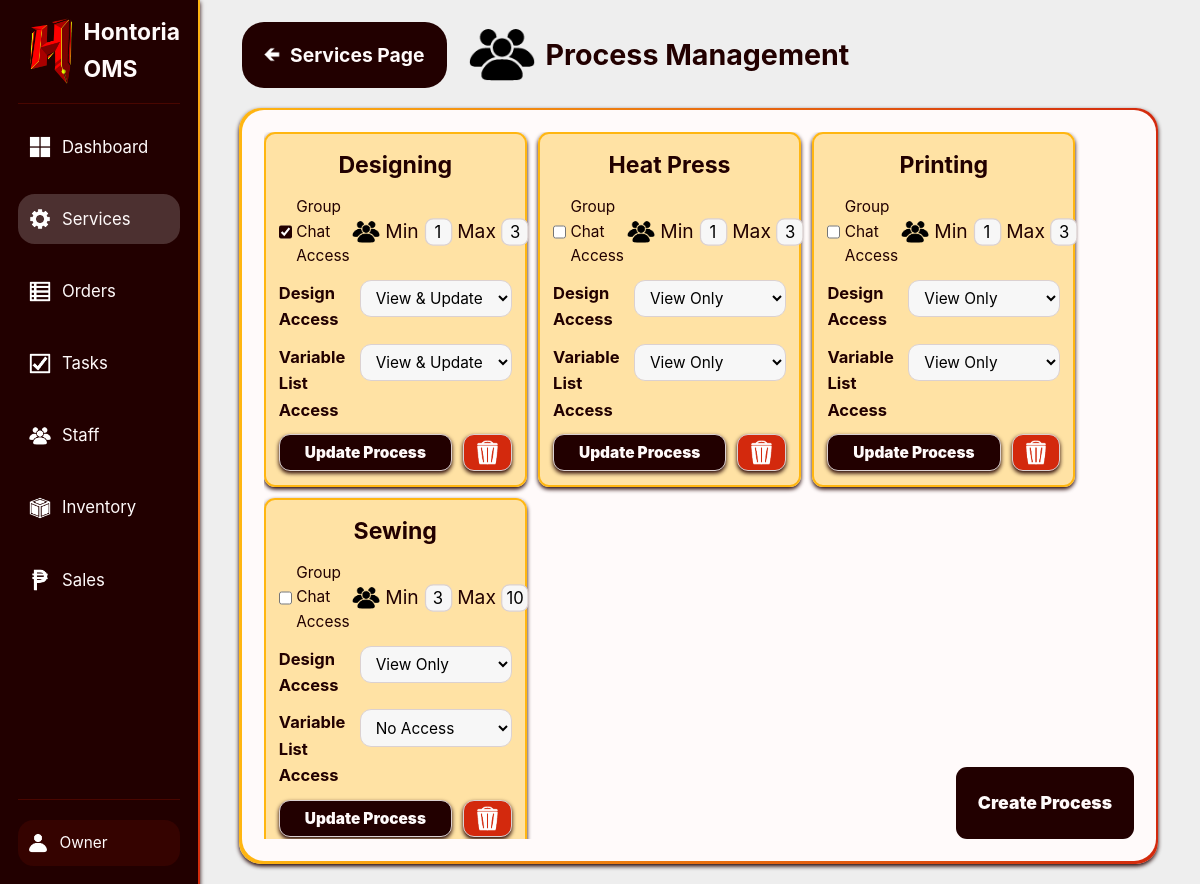
Page /internalWeb/public/index.php?page=services&action=manageProcesses (signed in) on the committed database.
### tables this page shows
CREATE TABLE processes (
    id INT UNSIGNED AUTO_INCREMENT PRIMARY KEY,
    name VARCHAR(50) NOT NULL UNIQUE,
    minAssignDefault TINYINT NOT NULL DEFAULT 1,
    maxAssignDefault TINYINT NOT NULL DEFAULT 10,
    hasGCAccess BOOLEAN DEFAULT FALSE,
    designAccess VARCHAR(20) DEFAULT 'no access',
    variableListAccess VARCHAR(20) DEFAULT 'no access',
    description TEXT
);

### InternalWeb/Controllers/ServicesC.php (called while the page is built, shortened)
<?php
class ServicesC {
    private $servicesModel;
    public function __construct($pdo) {
        require_once __DIR__ . '/../Models/ServicesM.php';
        $this->servicesModel = new ServicesM($pdo);
    }
    public function showProcessesManagementPage() {
        $processList = $this->servicesModel->getAllProcesses();
        require __DIR__ . '/../Views/Services/ProcessManagement.php';
    }
}

### InternalWeb/Models/ServicesM.php (called while the page is built, shortened)
<?php
class ServicesM {
    private $pdo;
    public function __construct($pdo) {
        $this->pdo = $pdo;
    }
    public function getAllProcesses() {
        $query = "SELECT * FROM processes ORDER BY name";
        $stmt = $this->pdo->prepare($query);
        $stmt->execute();
        return $stmt->fetchAll(PDO::FETCH_ASSOC);
    }
}

### InternalWeb/Views/Services/ProcessManagement.php (the view, shortened to what this page needs)
<!DOCTYPE html>
<html>
<head>
    <link rel="stylesheet" href="../../Shared/CSS/Main.css">
    <link rel="stylesheet" href="../.CSS/StaffPage.css">
</head>
<body class="asideLayout fixedScreen">
    <?php include("../Views/.Components/SideBar.php"); ?>
    <main class="columnLayout midGap">
        <span class="centerHoriRowLayout midGap">
            <?php include("../Views/.Components/BackLink.php"); ?>
            <h1 class="titleLogo minGap tinHeight">
                <img src="../../Shared/Img/PeopleIcon.png" alt="People"> Process Management
            </h1>
        </span>
        <section class="rowLayout flexMax midGap">
            <section class="flexMax roundedMid centerColumnLayout">
                <div class="box roundedMid fullHeight fullWidth columnLayout">
                    <div class="gridFlex midGrids minGap noFlexBasis noMinHeight scrollable contentFlexStart fixedScreen">
                        <?php foreach ($processList as $process): ?>
                            <form method="POST" action="index.php?page=services&action=updateProcess"
                                class="centerHoriColumnLayout minGap roundedMin yellowTransBG yellowBorder regMidPadding shadowed">
                                <h2 class="centerText"><?= $process['name'] ?></h2>
                                <div class="centerRowLayout minGap">
                                    <div class="centerRowLayout tinGap canGrantCheck" data-index="0">
                                        <input type="checkbox" name="hasGCAccess" value="1" <?= $process['hasGCAccess'] ? 'checked' : '' ?>>
                                        <p>Group Chat Access</p>
                                    </div>
                                    <div class="centerRowLayout tinGap unitHeight assignRange flexMax scaledUpMin">
                                        <img src="../../Shared/Img/PeopleIcon.png" alt="People" class="unitHeight">
                                        <div class="centerHoriRowLayout tinGap">
                                            <label for="minAssign">Min</label>
                                            <input type="number" name="minAssign" required="true" class="unitHeight unitWidth regTinPadding centerText roundedTin minAssign"
                                                value="<?= $process['minAssignDefault'] ?>" min="1" max="50">
                                        </div>
                                        <div class="centerHoriRowLayout tinGap">
                                            <label for="maxAssign">Max</label>
                                            <input type="number" name="maxAssign" required="true" class="unitHeight unitWidth regTinPadding centerText roundedTin maxAssign"
                                                value="<?= $process['maxAssignDefault'] ?>" max="50">
                                        </div>
                                    </div>
                                </div>
                                <div class="rowLayout minGap canGrantCheck" data-index="0">
                                    <b>Design Access</b>
                                    <select name="designAccess" class="flexMax">
                                        <option value="view only" <?= $process['designAccess'] === 'view only' ? 'selected' : '' ?>>View Only</option>
                                        <option value="view & update" <?= $process['designAccess'] === 'view & update' ? 'selected' : '' ?>>View & Update</option>
                                    </select>
                                </div>
                                <div class="rowLayout minGap canGrantCheck" data-index="0">
                                    <b>Variable List Access</b>
                                    <select name="variableListAccess" class="flexMax">
                                        <option value="no access" <?= $process['variableListAccess'] === 'no access' ? 'selected' : '' ?>>No Access</option>
                                        <option value="view only" <?= $process['variableListAccess'] === 'view only' ? 'selected' : '' ?>>View Only</option>
                                        <option value="view & update" <?= $process['variableListAccess'] === 'view & update' ? 'selected' : '' ?>>View & Update</option>
                                    </select>
                                </div>
                                <div class="rowLayout minGap">
                                    <input type="submit" name="submit" value="Update Process" class="flexMax importantInput shadowed">
                                    <button type="button" class="deleteButton criticalInput centerColumnLayout shadowed"
                                        data-id="<?= $process['id'] ?>" data-name="<?= $process['name'] ?>">
                                        <img src="../../Shared/Img/GarbageIcon.png" alt="Garbage" class="invertColors">
                                    </button>
                                </div>
                            </form>
                        <?php endforeach; ?>
                    </div>
                    <div class="rowLayout minGap souEastAbsolute">
                        <a id="createProcessButton" class="roundedMin centerColumnLayout importantInput regPadding emphasizedText">Create Process</a>
                    </div>
                </div>
            </section>
        </section>
    </main>
    <?php include("../Views/.Components/ConfirmationBox.php"); ?>
</body>
</html>

### Shared/CSS/Base.css (style rules this page uses)
* { margin: 0; padding: 0; box-sizing: border-box; }
html { font-family: "Inter", -apple-system, BlinkMacSystemFont, "Segoe UI", Roboto, "Helvetica Neue", Arial, "Noto Sans", sans-serif, "Apple Color Emoji", "Segoe UI Emoji", "Segoe UI Symbol", "Noto Color Emoji"; font-size: 22px; line-height: 1.6; color: var(--dark); }
:root { --white: #fffafa; --whiteTrans: #fffafa31; --whiteFaded: #fffafa17; --dark: #220000; --darkTrans: #22000046; --darkFaded: #2200002a; --darkGray: #dbd1d1; --lightGray: #f7f7f7; --gray: #eeeeee; --red: #d3290d; --lightRed: #fdd2cc; --redTrans: #f522022f; --redFaded: #f5220217; --yellow: #FFB611; --lightYellow: #ffe2a4; --yellowTrans: #ffb8115e; --yellowFaded: #ffb81125; --yellowGreen: #efff11; --yellowGreenTrans: #efff1148; --green: #2eef10; --greenTrans: #2eef1057; --greenFaded: #2eef1027; --blue: #088bfd; --gradientDiag: linear-gradient(to left, var(--red), var(--yellow)); --gradientVert: linear-gradient(to top, var(--red), var(--yellow)); }
body { min-height: 100vh; overflow-x: hidden; background-color: var(--gray); }
label { font-size: 0.7rem; }
input[type=text], input[type=number], input[type=password], input[type=search], input[type=tel], input[type=email], input[type=url], input[type=button], input[type=submit], input[type=date], input[type="file"], button, select, textarea { font-family: "Inter", -apple-system, BlinkMacSystemFont, "Segoe UI", Roboto, "Helvetica Neue", Arial, "Noto Sans", sans-serif, "Apple Color Emoji", "Segoe UI Emoji", "Segoe UI Symbol", "Noto Color Emoji"; height: 1.7rem; padding: 0 0.5rem; background: var(--lightGray); border-radius: 0.5rem; border: 0.1em solid var(--darkGray); }
input[type=checkbox] { height: 1rem; width: 1rem; accent-color: var(--dark); }
input[type=button], input[type=submit], button, select, a { cursor: pointer; font-size: 0.7rem; }
input[type="number"] { appearance: textfield; }
a { color: var(--white); text-decoration: none; }
img { height: 70%; }
p, div { font-size: 0.7rem; }
b { font-size: 0.75rem; }
* { scrollbar-width: thin; }

### Shared/CSS/Layout.css (style rules this page uses)
.centerColumnLayout { display: flex; justify-content: center; flex-direction: column; align-items: center; }
.asideLayout { display: flex; }
.asideLayout>main { flex: 6; }
.asideLayout>main>*:first-child { margin-top: 1rem; }
.asideLayout>main>* { margin-right: 2rem; margin-left: 2rem; }
.asideLayout>main>section { max-height: 85vh; height: 85vh; }
.columnLayout { display: flex; flex-direction: column; }
.centerHoriColumnLayout { display: flex; justify-content: center; flex-direction: column; }
.tinGap { gap: 0.2rem; }
.minGap { gap: 0.5rem; }
.midGap { gap: 1rem; }
.fullHeight { height: 100%; }
.fullWidth { width: 100%; }
.centerRowLayout { display: flex; align-items: center; justify-content: center; flex-direction: row; }
.centerHoriRowLayout { display: flex; align-items: center; flex-direction: row; }
.rowLayout { display: flex; flex-direction: row; }
.regTinPadding { padding: 0.1rem !important; }
.regMidPadding { padding: 0.6rem !important; }
.regPadding { padding: 1rem !important; }
.flexMax { flex: 6 !important; }
.scrollable { overflow-y: scroll !important; }
.fixedScreen { overflow: hidden; }
.unitWidth { width: 1rem !important; }
.unitHeight { height: 1rem !important; }
.tinHeight { height: 3rem !important; }
.gridFlex { display: flex; flex-wrap: wrap; flex: auto; height: unset; }
.gridFlex.midGrids>* { width: 32%; }
.gridFlex.midGrids.minGap>* { width: 30.25%; }
.contentFlexStart { align-content: flex-start; }
.souEastAbsolute { position: absolute !important; bottom: 1rem; right: 1rem; }
*:has(> .eastAbsolute), *:has(> .norWestAbsolute), *:has(> .norEastAbsolute), *:has(> .souEastAbsolute), *:has(> .souWestAbsolute) { position: relative; }
.noMinHeight { min-height: 0 !important; }
.noFlexBasis { flex-basis: 0 !important; }

### rows in the picture
processes: name "Designing", hasGCAccess "☑", minAssign "1", maxAssign "3", designAccess "View & Update", variableListAccess "View & Update"
processes: name "Heat Press", minAssign "1", maxAssign "3", designAccess "View Only", variableListAccess "View Only"
processes: name "Printing", minAssign "1", maxAssign "3", designAccess "View Only", variableListAccess "View Only"
processes: name "Sewing", minAssign "3", maxAssign "10", designAccess "View Only", variableListAccess "No Access"

### other values in the picture
$linkData['label'] "Dashboard"
$linkData['label'] "Services"
$linkData['label'] "Orders"
$linkData['label'] "Tasks"
$linkData['label'] "Staff"
$linkData['label'] "Inventory"
$linkData['label'] "Sales"
$_SESSION['username'] "Owner"
$lastPage "Services"
